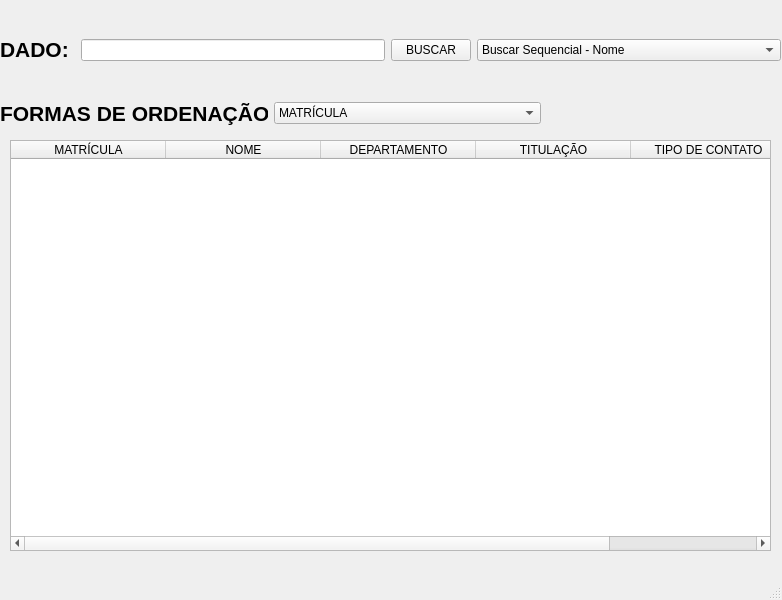
<?xml version="1.0" encoding="UTF-8"?>
<ui version="4.0">
 <class>MainWindow</class>
 <widget class="QMainWindow" name="MainWindow">
  <property name="geometry">
   <rect>
    <x>0</x>
    <y>0</y>
    <width>782</width>
    <height>600</height>
   </rect>
  </property>
  <property name="windowTitle">
   <string>MainWindow</string>
  </property>
  <widget class="QWidget" name="centralwidget">
   <widget class="QWidget" name="horizontalLayoutWidget">
    <property name="geometry">
     <rect>
      <x>0</x>
      <y>10</y>
      <width>781</width>
      <height>80</height>
     </rect>
    </property>
    <layout class="QHBoxLayout" name="horizontalLayout_3">
     <property name="spacing">
      <number>6</number>
     </property>
     <property name="sizeConstraint">
      <enum>QLayout::SetNoConstraint</enum>
     </property>
     <item>
      <widget class="QLabel" name="label">
       <property name="text">
        <string>&lt;html&gt;&lt;head/&gt;&lt;body&gt;&lt;p&gt;&lt;span style=&quot; font-size:16pt; font-weight:700;&quot;&gt;DADO: &lt;/span&gt;&lt;/p&gt;&lt;/body&gt;&lt;/html&gt;</string>
       </property>
      </widget>
     </item>
     <item>
      <widget class="QLineEdit" name="lineEditCaminhoArquivo">
       <property name="enabled">
        <bool>true</bool>
       </property>
      </widget>
     </item>
     <item>
      <widget class="QPushButton" name="pushButtonBuscar">
       <property name="text">
        <string>BUSCAR</string>
       </property>
      </widget>
     </item>
     <item>
      <widget class="QComboBox" name="comboBox">
       <property name="sizePolicy">
        <sizepolicy hsizetype="MinimumExpanding" vsizetype="Fixed">
         <horstretch>0</horstretch>
         <verstretch>0</verstretch>
        </sizepolicy>
       </property>
       <property name="baseSize">
        <size>
         <width>0</width>
         <height>0</height>
        </size>
       </property>
       <item>
        <property name="text">
         <string>Buscar Sequencial - Nome</string>
        </property>
       </item>
       <item>
        <property name="text">
         <string>Busca Sequencial - Matricula</string>
        </property>
       </item>
       <item>
        <property name="text">
         <string>Busca Binária - Nome</string>
        </property>
       </item>
       <item>
        <property name="text">
         <string>Busca Sequencial - Matrícula</string>
        </property>
       </item>
      </widget>
     </item>
    </layout>
   </widget>
   <widget class="QTableWidget" name="tableWidget">
    <property name="geometry">
     <rect>
      <x>10</x>
      <y>140</y>
      <width>761</width>
      <height>411</height>
     </rect>
    </property>
    <attribute name="horizontalHeaderDefaultSectionSize">
     <number>155</number>
    </attribute>
    <column>
     <property name="text">
      <string>MATRÍCULA</string>
     </property>
    </column>
    <column>
     <property name="text">
      <string>NOME</string>
     </property>
    </column>
    <column>
     <property name="text">
      <string>DEPARTAMENTO</string>
     </property>
    </column>
    <column>
     <property name="text">
      <string>TITULAÇÃO</string>
     </property>
    </column>
    <column>
     <property name="text">
      <string>TIPO DE CONTATO</string>
     </property>
    </column>
   </widget>
   <widget class="QWidget" name="">
    <property name="geometry">
     <rect>
      <x>0</x>
      <y>100</y>
      <width>541</width>
      <height>27</height>
     </rect>
    </property>
    <layout class="QHBoxLayout" name="horizontalLayout">
     <item>
      <widget class="QLabel" name="label_2">
       <property name="text">
        <string>&lt;html&gt;&lt;head/&gt;&lt;body&gt;&lt;p&gt;&lt;span style=&quot; font-size:16pt; font-weight:700;&quot;&gt;FORMAS DE ORDENAÇÃO:&lt;/span&gt;&lt;/p&gt;&lt;/body&gt;&lt;/html&gt;</string>
       </property>
      </widget>
     </item>
     <item>
      <widget class="QComboBox" name="comboBox_2">
       <item>
        <property name="text">
         <string>MATRÍCULA</string>
        </property>
       </item>
       <item>
        <property name="text">
         <string>NOME</string>
        </property>
       </item>
       <item>
        <property name="text">
         <string>DEPARTAMENTO - NOME</string>
        </property>
       </item>
       <item>
        <property name="text">
         <string>TITULAÇÃO - NOME</string>
        </property>
       </item>
       <item>
        <property name="text">
         <string>TIPO DE CONTRATO - NOME</string>
        </property>
       </item>
       <item>
        <property name="text">
         <string>DEPARTAMENTO - TITULAÇÃO - NOME</string>
        </property>
       </item>
       <item>
        <property name="text">
         <string>DEPARTAMENTO - TIPO DE CONTRATO - NOME</string>
        </property>
       </item>
      </widget>
     </item>
    </layout>
   </widget>
  </widget>
  <widget class="QMenuBar" name="menubar">
   <property name="geometry">
    <rect>
     <x>0</x>
     <y>0</y>
     <width>782</width>
     <height>20</height>
    </rect>
   </property>
  </widget>
  <widget class="QStatusBar" name="statusbar"/>
 </widget>
 <resources/>
 <connections/>
</ui>
